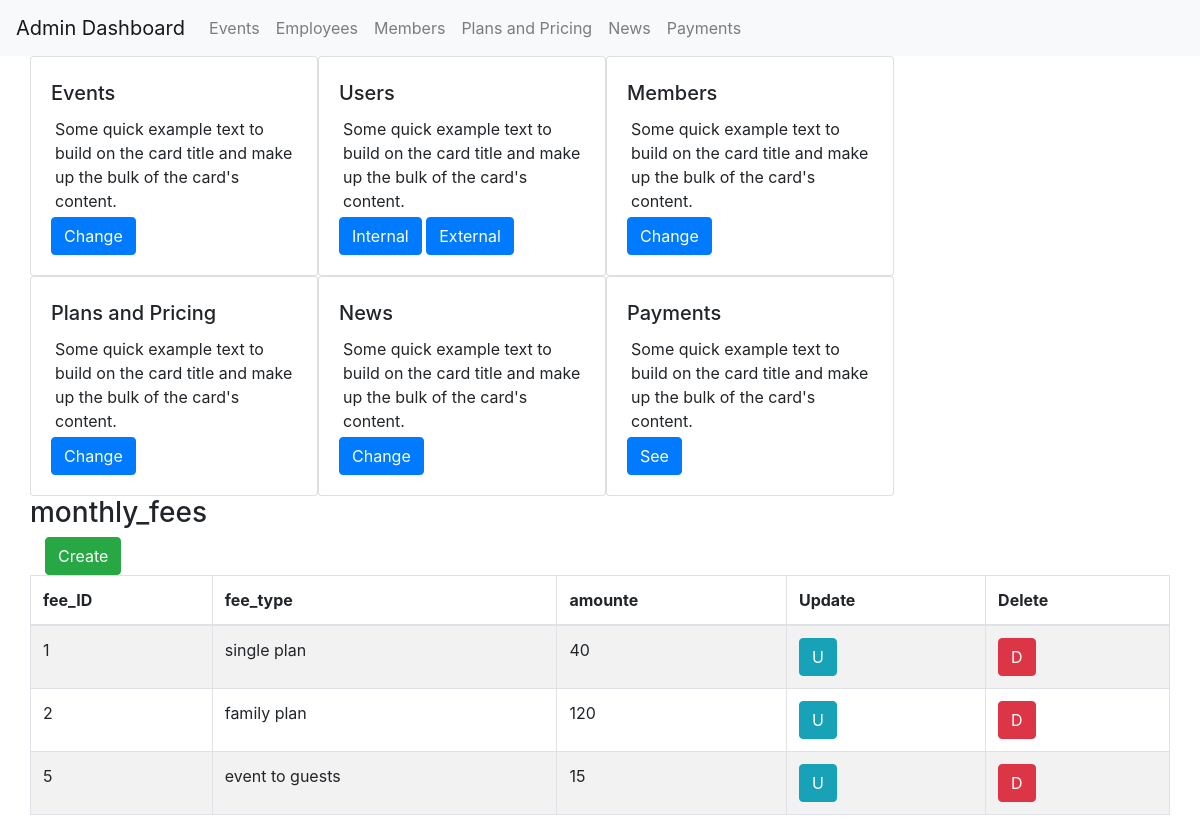
Page /admin.php?tableName=monthly_fees on the committed database.
### tables this page shows
CREATE TABLE `monthly_fees` (
  `fee_ID` int(3) NOT NULL,
  `fee_type` enum('single plan','family plan','event to guests') NOT NULL,
  `amounte` decimal(10,0) NOT NULL
);

### resources/admin/CRUD/CRUD.php (called while the page is built, shortened)
<?php
class CRUD{
    public static function getColumns($tablename){
        $pdo = Database::connect();
        $sql = "SHOW COLUMNS FROM $tablename";
        $ar = array();
        foreach ($pdo->query($sql) as $row) {
            array_push($ar,$row['Field']);
        }
        return $ar;
    }
    public static function getRows($tablename){
        $pdo = Database::connect();
        $sql = "SELECT * FROM $tablename";
        return $pdo->query($sql);
    }
}

### public_html/admin.php (the view, shortened to what this page needs)
<?php
require_once(__ROOT__.'/resources/admin/adminHeader.php');
require_once (__ROOT__.'/resources/admin/CRUD/CRUD.php');
function validatedTableName(){
    if (isset($_GET['tableName'])) {
        $tableName = $_GET["tableName"];
        $validTableNames = array("activities",
            "administrative",
            "internalusers",
            "externalusers",
            "events",
            "images",
            "members",
            "monthly_fees",
            "news",
            "payments_2018",
        );
        if (in_array($tableName, $validTableNames)) {
            return $tableName;
        } else {
            die("Table name not valid");
        }
    }
}
$tableName = validatedTableName();
?>
    <div class="container">
        <div class="row">
            <div class="card" style="width: 18rem;">
                <div class="card-body">
                    <h5 class="card-title">Events</h5>
                    <p class="card-text">Some quick example text to build on the card title and make up the bulk of the card's content.</p>
                    <a href="./admin.php?tableName=events" class="btn btn-primary">Change</a>
                </div>
            </div>
            <div class="card" style="width: 18rem;">
                <div class="card-body">
                    <h5 class="card-title">Users</h5>
                    <p class="card-text">Some quick example text to build on the card title and make up the bulk of the card's content.</p>
                    <a href="./admin.php?tableName=internalusers" class="btn btn-primary">Internal</a>
                    <a href="./admin.php?tableName=externalusers" class="btn btn-primary">External</a>
                </div>
            </div>
            <div class="card" style="width: 18rem;">
                <div class="card-body">
                    <h5 class="card-title">Members</h5>
                    <p class="card-text">Some quick example text to build on the card title and make up the bulk of the card's content.</p>
                    <a href="./admin.php?tableName=members" class="btn btn-primary">Change</a>
                </div>
            </div>
            <div class="card" style="width: 18rem;">
                <div class="card-body">
                    <h5 class="card-title">Plans and Pricing</h5>
                    <p class="card-text">Some quick example text to build on the card title and make up the bulk of the card's content.</p>
                    <a href="./admin.php?tableName=monthly_fees" class="btn btn-primary">Change</a>
                </div>
            </div>
            <div class="card" style="width: 18rem;">
                <div class="card-body">
                    <h5 class="card-title">News</h5>
                    <p class="card-text">Some quick example text to build on the card title and make up the bulk of the card's content.</p>
                    <a href="./admin.php?tableName=news" class="btn btn-primary">Change</a>
                </div>
            </div>
            <div class="card" style="width: 18rem;">
                <div class="card-body">
                    <h5 class="card-title">Payments</h5>
                    <p class="card-text">Some quick example text to build on the card title and make up the bulk of the card's content.</p>
                    <a href="./admin.php?tableName=payments_2018" class="btn btn-primary">See</a>
                </div>
            </div>
        </div>
    </div>
    <div class="container">
    <?php
    if ($tableName != null){
    echo '
         <div class="row">
            <h3>'.$tableName.'</h3>
        </div>
        <button type="button" class="btn btn-success">Create</button>
        <div class="row">
            <table class="table table-striped table-bordered">
                <thead>
                    <tr>
        ';
        $columns = CRUD::getColumns($tableName);
        foreach ($columns as $column){
            echo "
            <th>$column</th>
            ";
        }
        echo "<th>Update</th><th>Delete</th>
                    </tr>
                </thead>
                <tbody>
                    ";
                        $rows = CRUD::getRows($tableName);
                        foreach ($rows as $row){
                            echo "<tr>";
                            foreach ($columns as $column){
                                echo "<td>$row[$column]</td>";
                            }
                            echo "<td><button type=\"button\" class=\"btn btn-info\">U</button></td>";
                            echo "<td><button type=\"button\" class=\"btn btn-danger\">D</button></td>";
                            echo "</tr>";
                        }
                echo "</tbody>
        ";
    }
    ?>
        </table>
    </div>

### public_html/styles.css (style rules this page uses)
html, body { height:100%; }
p { margin: 4px; }
.card-title { margin-top: 1.6%; }

### rows in the picture
monthly_fees: fee_ID "1", fee_type "single plan", amounte "40"
monthly_fees: fee_ID "2", fee_type "family plan", amounte "120"
monthly_fees: fee_ID "5", fee_type "event to guests", amounte "15"

### other values in the picture
$tableName "monthly_fees"
$column "fee_ID"
$column "fee_type"
$column "amounte"
